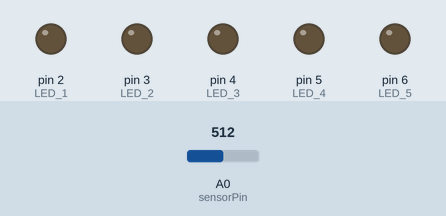
This sketch was run on a simulated Arduino Uno, built with avr-gcc and run on an emulated ATmega328P. Parts: output pins drawn as LEDs (lit = HIGH). The test bench sets the inputs (shaded band); at power-on: A0 (sensorPin) = 512. What the sketch prints to the serial monitor is not drawn.

Above: at 1.2 s.
1.3 s: A0 (sensorPin) set to 716
Timing chart, 0 to 4.3 s (numbered marks = the images above; inputs shaded):
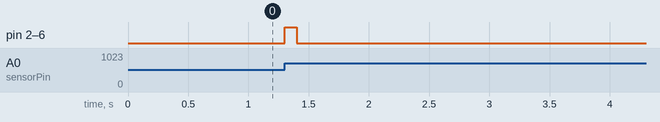

The sketch:

ultrasonico.ino
```cpp
#define LED_1 2
#define LED_2 3
#define LED_3 4
#define LED_4 5
#define LED_5 6
#define sensorPin A0

const int ventana = 50;

void setup() {
  pinMode(LED_1, OUTPUT);
  pinMode(LED_2, OUTPUT);
  pinMode(LED_3, OUTPUT);
  pinMode(LED_4, OUTPUT);
  pinMode(LED_5, OUTPUT);

  Serial.begin(9600);
  analogReference(INTERNAL);
}

void loop() {
  unsigned long inicioMillis = millis();
  unsigned int nivelMaximo = 0;
  unsigned int nivelMinimo = 1023;

  while (millis() - inicioMillis < ventana) {
    int lectura = analogRead(sensorPin);

    if (lectura < 1024) {
      if (lectura > nivelMaximo) {
        nivelMaximo = lectura; //guardamos el ruido del circuito mas alto
      } else if (lectura < nivelMinimo) {
        nivelMinimo = lectura; //almaceno el valor mas bajo
      }
    }
  }

  // Calculamos la intensidad real del sonido, esto con el fin de que el sonido no se eleve a mas de 50
  int sonido;
  sonido = nivelMaximo - nivelMinimo;

  Serial.println(sonido); //lo que voy a mostrar en el circuito

  //unicamente para refrescarlos
  digitalWrite(LED_1, LOW);
  digitalWrite(LED_2, LOW);
  digitalWrite(LED_3, LOW);
  digitalWrite(LED_4, LOW);
  digitalWrite(LED_5, LOW);

  // Como ahora medimos la diferencia, el silencio marcará números muy bajos
  if (sonido > 15) {
    if (sonido > 15) digitalWrite(LED_1, HIGH);
    if (sonido > 30) digitalWrite(LED_2, HIGH);
    if (sonido > 45) digitalWrite(LED_3, HIGH);
    if (sonido > 60) digitalWrite(LED_4, HIGH);
    if (sonido > 80) digitalWrite(LED_5, HIGH);

    delay(50);
  }
}
```

Measured:
- after the input at 1.3 s, pin 2 (LED_1), pin 3 (LED_2), pin 4 (LED_3), pin 5 (LED_4), pin 6 (LED_5): LOW → HIGH at once, → LOW 0.10 s later
